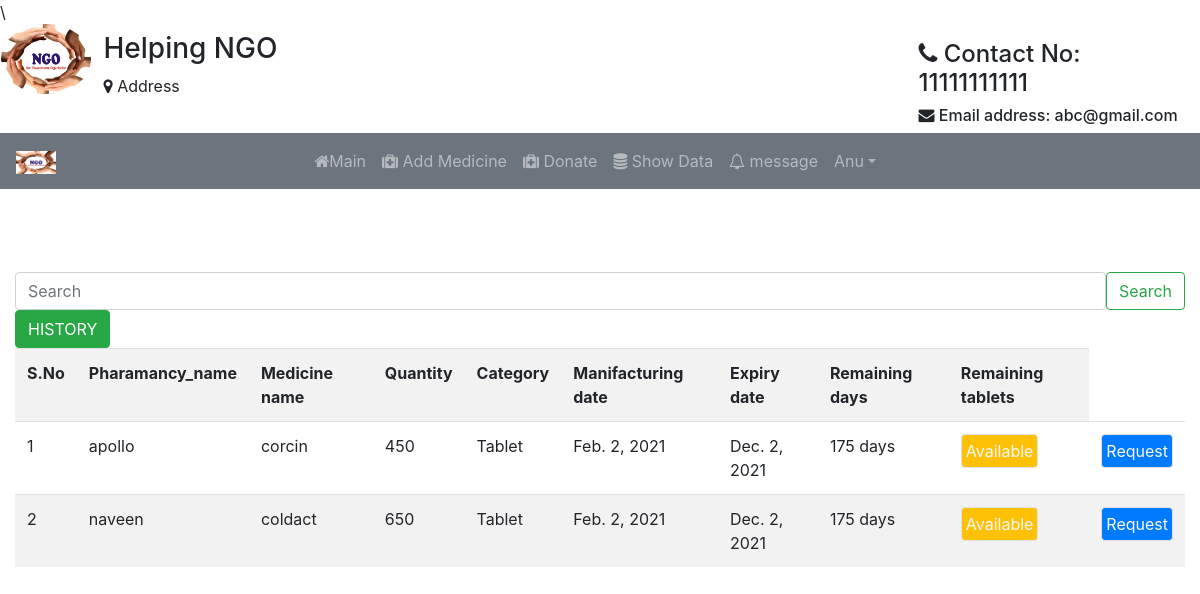
Page /in/ (signed in) on the committed database.
### Student/models.py (models this page shows)
class User(AbstractUser):
	img= models.ImageField(upload_to='Profiles/',default="profile.png")
	dob=models.DateField(null=True,blank=True)
	organization_name=models.CharField(max_length=120,blank=True,null=True)
	hospital_name=models.CharField(max_length=120,blank=True,null=True)
	g=[('Male','Male'),('Female','Female')]
	gender=models.CharField(max_length=10,choices=g,null=True,blank=True)
	ph_no=models.CharField(max_length=10)
	pan_no=models.CharField(max_length=10,null=True,blank=True)
	address=models.CharField(max_length=100)
	postal_code=models.CharField(max_length=7)
	city=models.CharField(max_length=20)
	state=models.CharField(max_length=20,default='Andra Pradesh')
	country=models.CharField(max_length=20,default='India')
	p=[(1,'Medicinist'),(2,'Organisation'),(3,'Guest')]
	role=models.IntegerField(choices=p,default=3)

class MedicineInfo(models.Model):
	pharmacy_name=models.CharField(max_length=200,null=True)
	phrlicense_no=models.CharField(max_length=20,null=True)
	c=[('Tablet','Tablet'),('Syrup','Syrup'),('Injection','Injection')]
	medicine_name=models.CharField(max_length=120)
	category=models.CharField(choices=c,max_length=20,default="Tablet")
	dosage=models.CharField(max_length=20)
	days_count=models.CharField(max_length=20,blank=True)
	production_date=models.DateField(null=True)
	email = models.TextField(max_length=122,default='xyz')
	entry_date=models.DateField(null=True)
	expiry_date=models.DateField(null=True)
	created_date=models.DateField(auto_now=True)
	quantity=models.CharField(max_length=20,null=True)
	remaining_tablets=models.CharField(max_length=20,null=True)
	accepted_by=models.TextField(max_length=12)
	uid=models.ForeignKey(User,on_delete=models.CASCADE)

### Student/views.py (the view)
# urls.py: path('in/',views.index1,name="inx"),
def index1(request):
	i = MedicineInfo.objects.filter(uid_id=request.user.id)
	g = MedicineInfo.objects.all()
	j = Organization.objects.filter(oid_id=request.user.id)
	n = Organization.objects.all()
	k = {}
	for m in g:
		m.days_count=m.expiry_date-m.created_date
		m.save()
		print(m.days_count,m.expiry_date,m.created_date)
		k[m.id] = m.id,m.pharmacy_name,m.medicine_name,m.quantity,m.category,m.production_date,m.entry_date,m.expiry_date,m.days_count,m.remaining_tablets
	f = k.values()
	return render(request,'htfiles/index.html',{'it':i,'d':f})

### Student/templates/htfiles/index.html (shortened to what this page needs)
{% extends 'htfiles/header.html' %}
{% block content %}
<div class="container-fluid" style="margin-top: 83px;">
	<form class="d-flex" method="POST" action="{% url 'srch' %}">
        <input type="search" class="form-control me-2" placeholder="Search" name="searched">
        <button class="btn btn-outline-success" type="submit">Search</button>
      </form>
      <form action="ngohistory/" method="POST">
                <button class="btn btn-success" name="ngokanaam" value={{variable}}>HISTORY</button>
                </form>
	<table class="table table-striped">
		<tr>
					<th>S.No</th>
					<th>Pharamancy_name</th>
					<th>Medicine name</th>
					<th>Quantity</th>
					<th>Category</th>
					<th>Manifacturing date</th>
					<th>Expiry date</th>
					<th>Remaining days</th>
					<th>Remaining tablets</th>
				</tr>
	{% if user.export.is_medicinist %}
		{% for k in it %}
						<h3><span>{% if k.is_status == 0 %}<span class="bg-danger text-light p-1 border rounded">Available</span>{% else %}<span class="bg-primary text-light border rounded p-1">Out of Stock</span>{% endif%}</span></h3>
		{% endfor %}
		{% else %}
		{% for k in d %}
			<tr>
				    <td>{{ forloop.counter }}</td>
					<td>{{k.1}}</td>
					<td>{{k.2}}</td>
					<td>{{k.3}}</td>
					<td>{{k.4}}</td>
					<td>{{k.5}}</td>
					<td>{{k.7}}</td>
					<td>{{k.8|cut:", 0:00:00"}}</td>
				<td><h6>{% if k.3 == 0 %}<span class="bg-success text-light p-1 border rounded">Out of stock</span>{% else %}<span class="btn btn-warning text-light border rounded p-1">Available</span>{% endif%}</span></h6></td>
				<td><a href="{% url 'rqt' k.0 %}" class="bg-primary text-light p-1 border rounded btn btn-block mx-auto">Request</a></td>
			</tr>
				{% endfor %}
			</table>
	{% endif %}
	</div>
{% endblock %}

### Student/templates/htfiles/header.html (shortened to what this page needs)
{% load static %}
<!DOCTYPE html>
<html lang="en">
<head>
   <link rel="stylesheet" href="{% static 'css/bootstrap.min.css' %}">
  <link rel="stylesheet" type="text/css" href="https://stackpath.bootstrapcdn.com/font-awesome/4.7.0/css/font-awesome.min.css">
</head>
<body>
	{% include 'htfiles/navbar.html' %}
	{% block content %}
	{% endblock %}
</body>
</html>

### Student/templates/htfiles/navbar.html (shortened to what this page needs)
{% load static %}
<div class="row">
  <div class="col col-md-1" style="margin-left:1px;">
  <img src="{% static 'images/NGO.jpg' %}" alt="logo" style="width:90px; height: 70px;" class="rounded-circle">
  </div>
  <div class="col mt-2">
    <h3>Helping NGO</h3>
    <p><i class="fa fa-map-marker" aria-hidden="true"></i>
Address</p>
  </div>
  <div class="col-md-3" style="margin-right: 4px">
    <h4 class="mt-3"><i class="fa fa-phone" aria-hidden="true"></i>
Contact No: 11111111111</h4>
    <h6><i class="fa fa-envelope" aria-hidden="true"></i>   Email address: abc@gmail.com</h6>
  </div>
</div>
<nav class="navbar navbar-expand-sm bg-secondary text-white navbar-dark">
  <a class="navbar-brand" href="#">
    <img src="{% static 'images/NGO.jpg' %}" alt="logo" style="width: 40px;">
  </a>
  <ul class="navbar-nav ml-auto text-white" style="margin-right: 300px">
{% if not user.is_authenticated %}
    <li class="nav-item" style="margin-right: 80px">
      <a class="nav-link" href="#"><i class="fa fa-home" aria-hidden="true"></i>
Home</a>
    </li>
    <li class="nav-item" style="margin-right: 80px">
      <a class="nav-link" href="{% url 'ab' %}"><i class="fa fa-user" aria-hidden="true"></i>
About us</a>
   <!--  </li>
    <li class="nav-item" style="margin-right: 80px">
      <a class="nav-link" href="#">Volunteers</a>
    </li> -->
    <li class="nav-item" style="margin-right: 80px">
      <a class="nav-link" href="#"><i class="fa fa-users" aria-hidden="true"></i>
Our workers</a>
    </li>
    <li class="nav-item" style="margin-right: 80px">
      <a class="nav-link" href="#"><i class="fa fa-phone" aria-hidden="true"></i>
Contact us</a>
    </li>
    <li class="nav-item">
      <a class="nav-link" href="{% url 'lg' %}"><span class="glyphicon glyphicon-user"></span><i class="fa fa-sign-in" aria-hidden="true"></i>
Login</a>
    </li>
  {% elif user.role == 1 %}
  <li class="nav-item">
        <a class="nav-link" href="{% url 'mn' %}"><i class="fa fa-home" aria-hidden="true"></i>Main</a>
      </li>
      <li class="nav-item">
        <a class="nav-link" href="{% url 'up' %}"><i class="fa fa-medkit" aria-hidden="true"></i>
Add Medicine</a>
      </li>
      <li class="nav-item">
        <a class="nav-link" href="{% url 'expt' %}"><i class="fa fa-medkit" aria-hidden="true"></i>
Donate</a>
      </li>
      <li class="nav-item">
        <a class="nav-link" href="{% url 'tab' %}"><i class="fa fa-database" aria-hidden="true"></i>
Show Data</a>
      </li>
      <li class="nav-item">
        <a class="nav-link" href="#"><i class="fa fa-bell-o" aria-hidden="true"></i>
message </a>
      </li>
      <li class="dropdown">
      <a type="button" class="nav-link dropdown-toggle" data-toggle="dropdown">{{user.username}}</a>
    {% endif %}
    </ul>
</nav>

### Student/templates/htfiles/navbar.html (style rules this page uses)
.nav-link { color: light; }

### rows in the picture
User: username "Anu"
MedicineInfo: pharmacy_name "apollo", medicine_name "corcin", quantity "450", category "Tablet", production_date "Feb. 2, 2021", expiry_date "Dec. 2, 2021", days_count "175 days"
MedicineInfo: pharmacy_name "naveen", medicine_name "coldact", quantity "650", category "Tablet", production_date "Feb. 2, 2021", expiry_date "Dec. 2, 2021", days_count "175 days"
